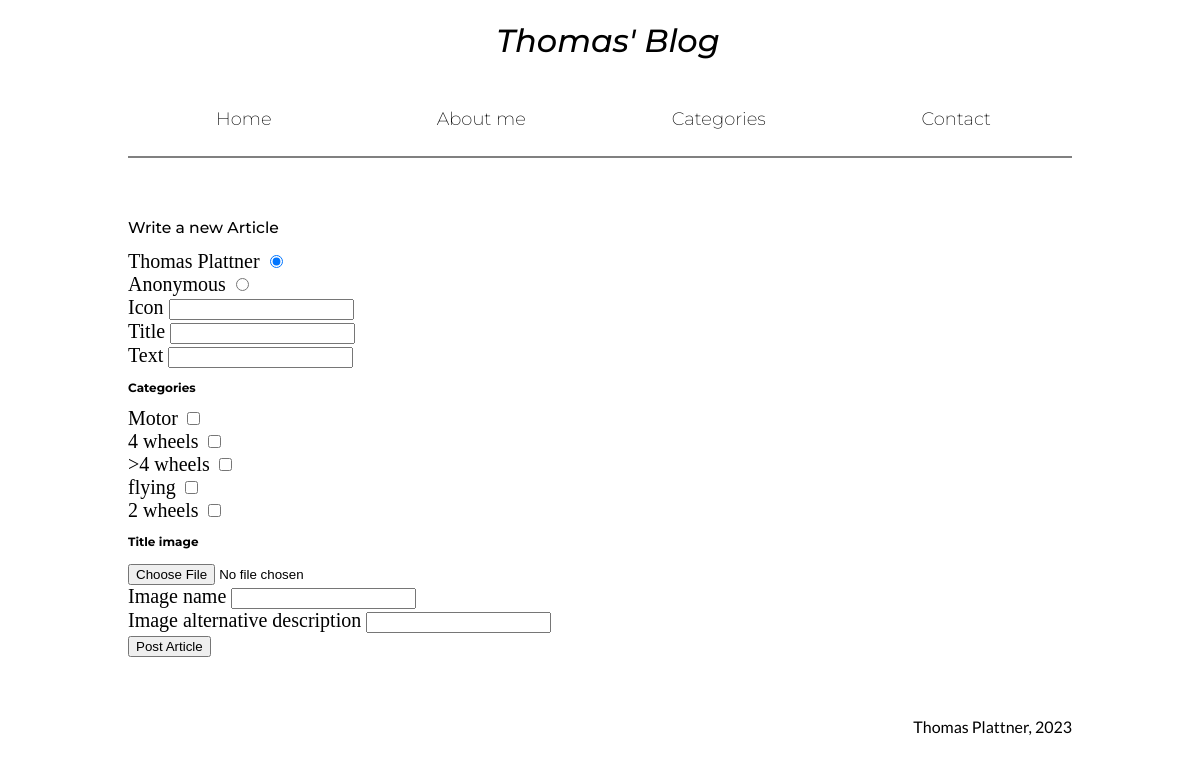
The app's page /new with its own data.
### app/articles/models.py (models this page shows)
class Category(db.Model, CRUDMixin):
    __tablename__ = 'category'
    id = db.Column(db.Integer, primary_key=True)
    categories = db.Column(db.String(30))
    article_categories = db.relationship('ArticleCategory', backref='category', lazy=True)

### app/new_article/routes.py (the view)
@blueprint.get('/new')
def get_article():
    categories = Category.query.all()
    return render_template('new_article/new.html', categories=categories)

### app/templates/new_article/new.html (shortened to what this page needs)
{% extends 'base.html' %}
{% block main %}
    <h2>Write a new Article</h2>
    <form method="POST" enctype="multipart/form-data" action="/new">
        <div>
            <label for="Thomas Plattner">Thomas Plattner</label>
            <input type="radio" id="Thomas Plattner" name="user_id" value="Thomas Plattner" checked><br>
            <label for="Anonymous">Anonymous</label>
            <input type="radio" id="Anonymous" name="user_id" value="Anonymous">
        </div>
        <div>
            <label for="icon">Icon</label>
            <input type="text" name="icon" id="icon" maxlength="30">
        </div>
        <div>
            <label for="title">Title</label>
            <input type="text" name="title" id="title" maxlength="80">
        </div>
        <div>
            <label for="text">Text</label>
            <input type="text" name="text" id="text" maxlength="20000">
        </div>
        <h3>Categories</h3>
        <div>
            {% for category in categories %}
                <label for="{{ category.id }}">{{ category.categories}}</label>
                <input type="checkbox" id="{{ category.id }}" name="{{ category.id }}" value="{{ category.id }}"><br>
            {% endfor %}
        </div>
        <h3>Title image</h3>
        <div>
            <input type="file" id="article_image" name="article_image" accept=".png, .jpg, .jpeg, .gif, .svg" max-file-size="5242880">
        <div>
            <label for="image_name">Image name</label>
            <input type="" name="image_name" id="image_name" maxlength="30">
        </div>
        <div>
            <label for="image_alt">Image alternative description</label>
            <input type="text" name="image_alt" id="image_alt" maxlength="80">
        </div>
        <input type="submit" value="Post Article">
    </form>
{% endblock %}

### app/static/css/styles.css (style rules this page uses)
html { font-size:20px; box-sizing: border-box; }
h2 { font-family: Montserrat; font-size: 1.3vw; font-weight: 500; }
h3 { font-family: Montserrat; font-size: 1vw; }

### records on screen
Category: categories "Motor"
Category: categories "4 wheels"
Category: categories ">4 wheels"
Category: categories "flying"
Category: categories "2 wheels"
